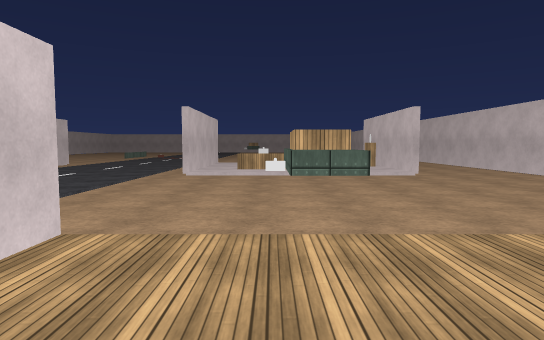
view 1 (above)

22 first-person views from a walk through a 3-D level made in the Unity game engine. The camera is 1.4 m above the floor, tilts 4° down and sees 75° across. The floor is counted in squares, 2 m on a side. Each view is taken from the middle of a square. On the plan, view 1 faces up. The plan holds only what a view shows up to about 11 squares ahead; the rest is blank. The place goes on beyond the plan. Surface patterns are stand-ins for the level's own textures.

view 2
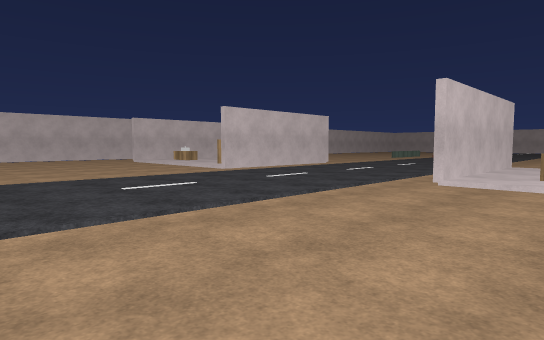

view 3
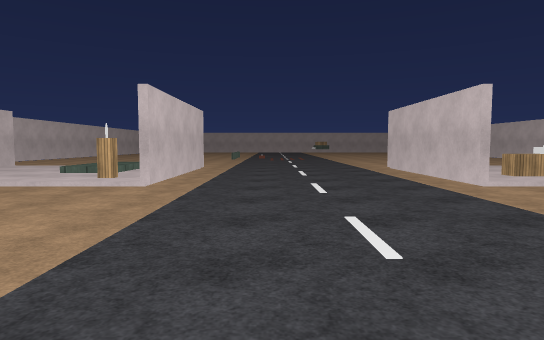

view 4
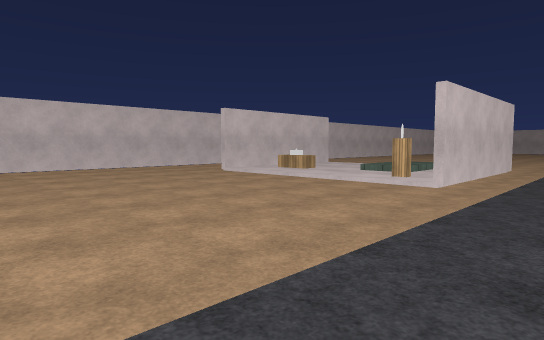

view 5
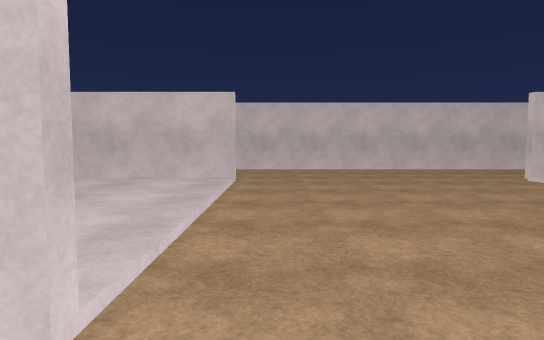

view 6
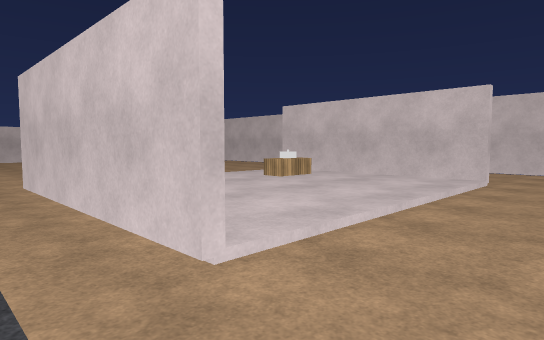

view 7
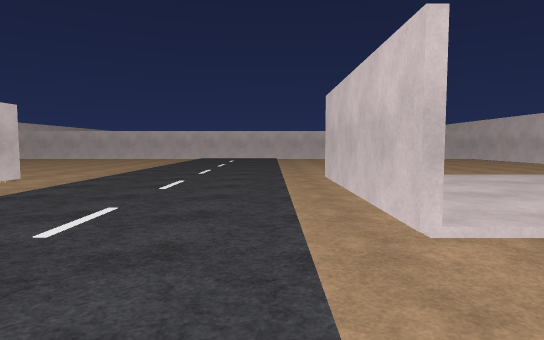

view 8
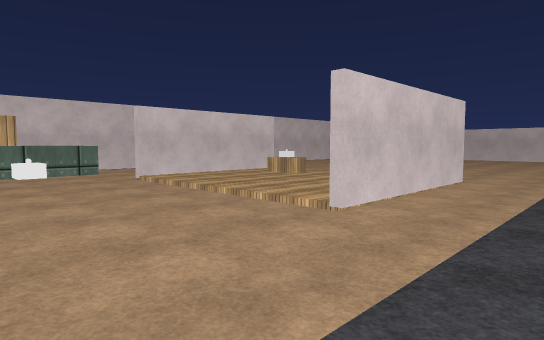

view 9
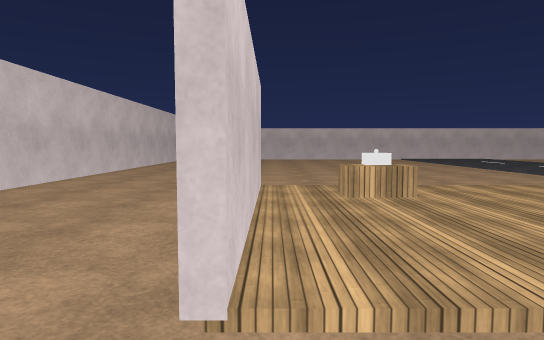

view 10
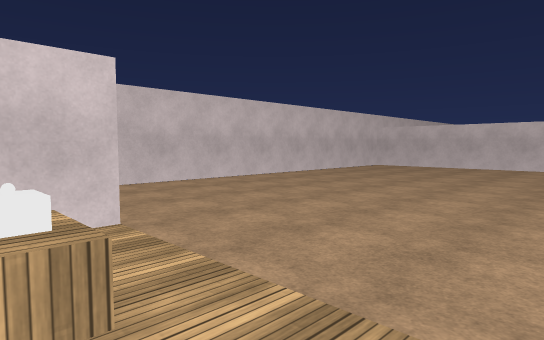

view 11
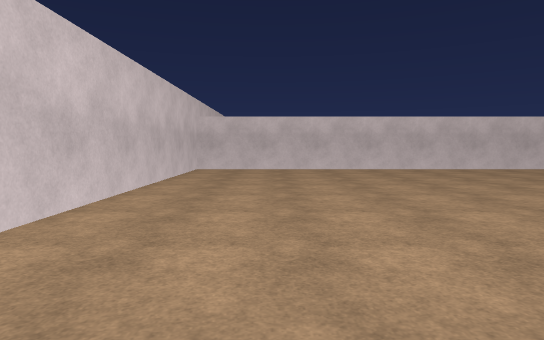

view 12
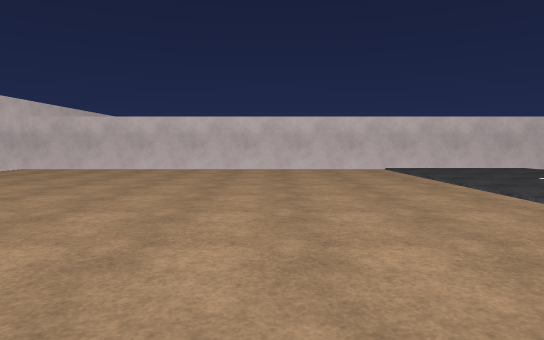

view 13
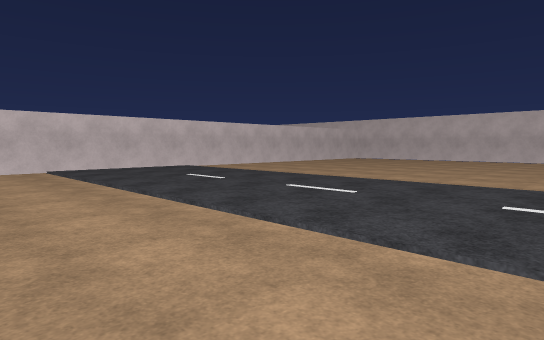

view 14
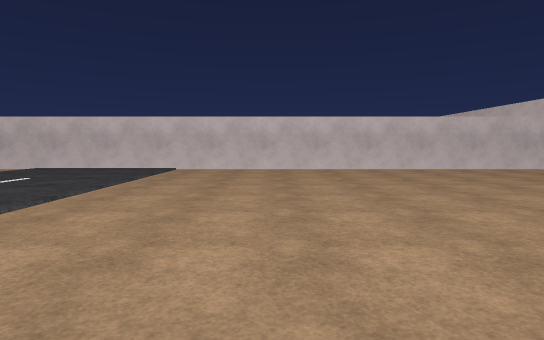

view 15
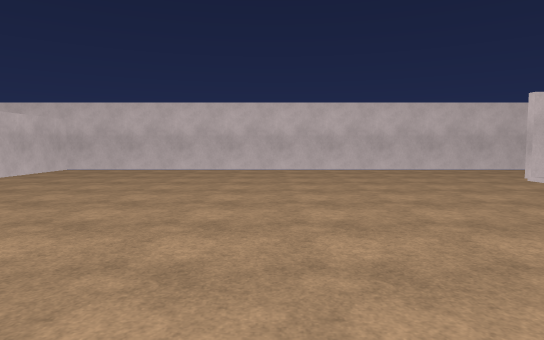

view 16
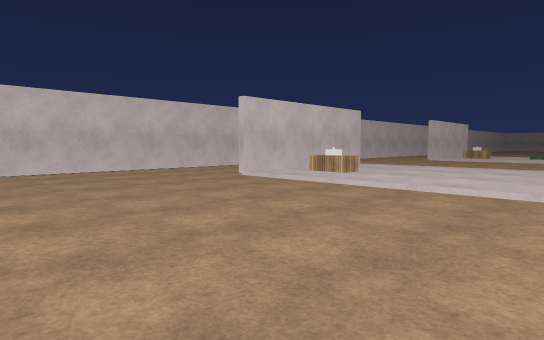

view 17
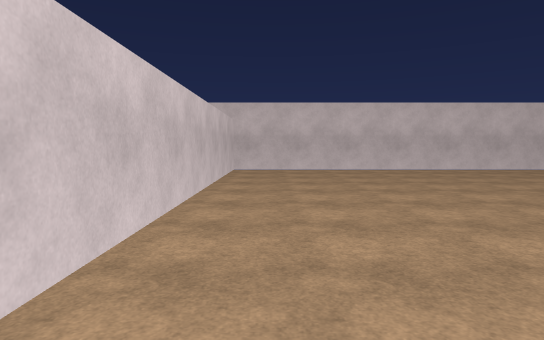

view 18
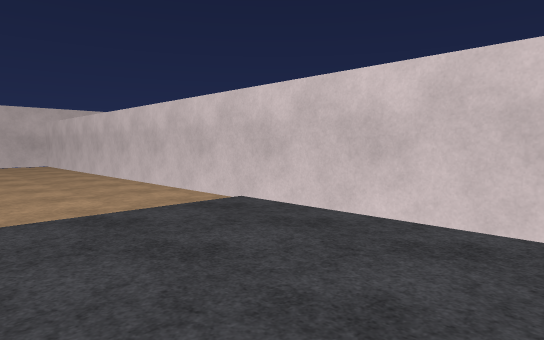

view 19
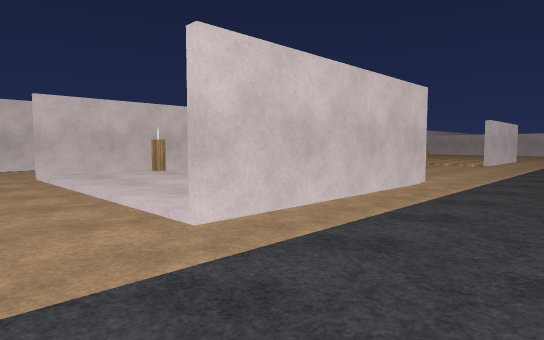

view 20
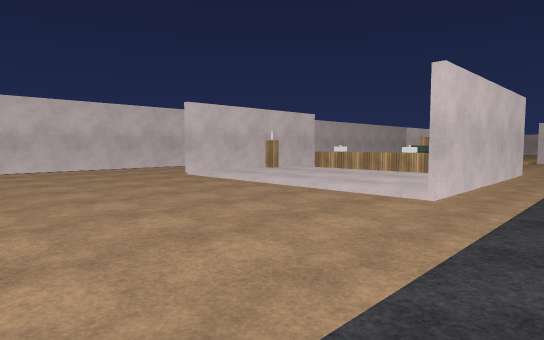

view 21
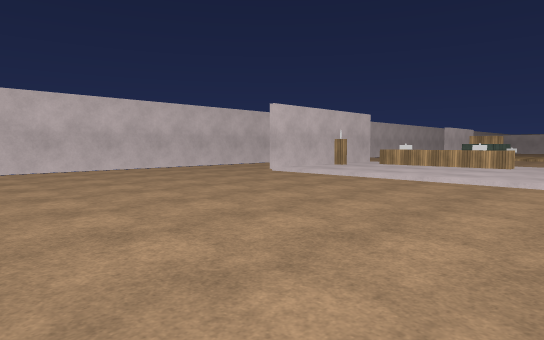

view 22
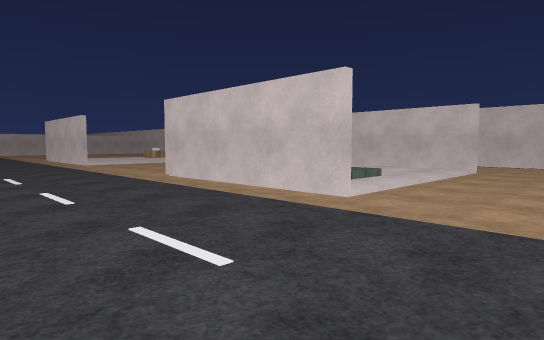

### Floor plan
Key: @ floor where view 1 was taken; # wall or solid block; x gap in a wall; . main floor; : floor 0.25 m higher than the main floor; + floor 0.5 m higher than the main floor; / step, stairs or slope; = window, fence, low wall or low ledge; ^ raised ledge; O other object.
Columns run from 18 left of view 1 to 8 right of it. Each row starts with its distance up from view 1.
 21                .....
 20                ...........#
 19               :...........#
 18               :...........#
 17           .::::...........#
 16     .......::::...........#
 15 #..........::::...........#
 14   ..#:::/:#::::.#:::::#...#
 13     #::/+:#::::.#:::::#
 12 #   #::/+:#::::.#:::::#
 11 #.  #OO//:#::::.#:::::#...#
 10 #...#:::::#::::.#xO=O:#...#
  9 #..........::::...........#
  8 #..........::::..........
  7 #..........::::....^.....
  6 #..........::::....#....
  5 #..........::::...O^....
  4 #..........::::.........  #
  3 #...#:::::#::::.........  #
  2 #   #:::::#::::.#::::#....#
  1 #   #:::::#::::.#::::#...
  0 #.. #OO:::#::::.#:@OO#...
 -1 #...#:::::#::::.#::::#....
 -2 #..........::::...........#
 -3 #..........::::...........#
 -4 #..........::::...........#
 -5 #..........::::...........#
 -6 #..........::::...........#
 -7 #..........::::...........#
 -8 #..........::::...........#
 -9 #..........::::...........#
-10 #..........::::...........#
-11 #..........::::...........#
-12 #..........::::...........#
-13 #..........::::...........#
-14 ###########################

Where each view was taken, in squares from view 1:
view 1: 0 up, 0 right, facing up
view 2: 3 up, 0 right, facing up-left
view 3: 3 up, 6 left, facing up
view 4: 3 up, 6 left, facing up-left
view 5: 4 up, 7 left, facing left
view 6: 5 up, 7 left, facing down-left
view 7: 6 up, 7 left, facing down
view 8: 6 up, 4 left, facing down-right
view 9: 4 up, 3 right, facing down
view 10: 0 up, 0 right, facing down-right
view 11: 3 down, 5 right, facing down
view 12: 3 down, 0 right, facing down
view 13: 3 down, 1 left, facing down-left
view 14: 3 down, 10 left, facing down
view 15: 7 down, 7 left, facing left
view 16: 7 down, 8 left, facing up-left
view 17: 12 down, 7 left, facing left
view 18: 10 down, 7 left, facing down-right
view 19: 16 up, 5 left, facing down-right
view 20: 19 up, 4 left, facing down-right
view 21: 21 up, 3 left, facing down-right
view 22: 17 up, 4 left, facing down-left
